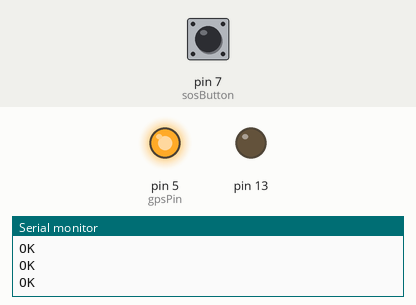
This sketch was run on a simulated Arduino Nano, built with avr-gcc and run on an emulated ATmega328P. Parts: output pins drawn as LEDs (lit = HIGH), the last lines printed to the serial monitor. Inputs (shaded band) come from the test bench; at power-on: pin 7 (sosButton) HIGH. The modem accepts every AT command (registered, SIM ready, sends succeed) and sends nothing else.

Above: at 28.6 s.
At 38.3 s:
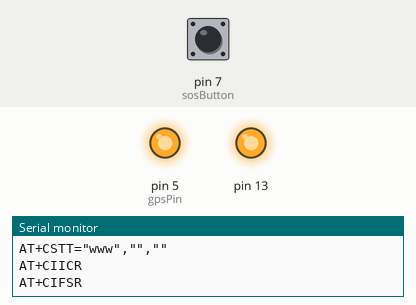
Timing chart, 0 to 51.5 s (numbered marks = the images above):
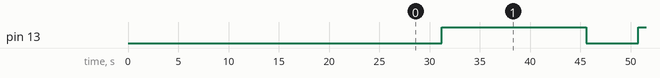

The sketch:

gpsTracker_Arduino_working_prototype_Working.ino
```cpp
//using simcom SIM808 module for GSM and GPS
//using Atmega328p microcontroller. Tested with Arduino nano.
#include "gsmMqtt.h" //mqtt client library
#include <SoftwareSerial.h>
//#include<stdio.h>
//#include<string.h>
#define DEBUG true
#define sosButton 7
#define gpsPin 5
SoftwareSerial mySerial(2, 3); //Sim808 UART connected to software serial pins 2,3. Tx to Rx and Rx to Tx.
/*------------- USER INPUT --------------------------------*/
char* deviceName = "flipGps1";//use a unique client name for your device
char* mqttBroker = "52.xxx.xxx.160"; // mqtt broker ip or URL
char* mqttPort = "1883"; //mqtt broker port
char* mqttTopic = "flip/gsm/gps";//topic to which you want to publish
String sosNum = "ATD9xxxxxxxx9;";
/*---------------------------------------------------------*/
char type[32], no1[32], no2[32], date[32], lat[32], lon[32];

String mySerialStr = "";
//char Message[300];
int index = 0;
byte data1;
char atCommand[50];
byte mqttMessage[127];
int mqttMessageLength = 0;


//bolean flags
boolean gprsReady = false;
boolean mqttSent = false;

void setup()
{
  pinMode(sosButton, INPUT);
  pinMode(gpsPin, OUTPUT);
  digitalWrite(sosButton, HIGH);
  digitalWrite(gpsPin, LOW);
  delay(5000);
  digitalWrite(gpsPin, HIGH);
  pinMode(13, OUTPUT);
  digitalWrite(13, LOW);
  Serial.begin(9600);
  mySerial.begin(9600);
  Serial.print("GPS/GSM/GPRS Initializing");
  for (int i = 0; i < 10; i++) //wait for 10 seconds so GSM is completely initialized
  {
    Serial.print(".");
    delay(10);
  }
  Serial.println("");
  call();//do a simple call to get AGPS fix.
  delay(20000);
  hangup();
  Serial.println("");
  Serial.println("Ready!");
}

void loop()
{
  sos();//make a call if button pressed.
  getgps();//Get GPS data
  String x = sendData( "AT+CGNSINF", 1000, DEBUG);
  //+CGNSINF: 1,1,20161122182451.000,13.01xxxx,77.6xxxxx,919.200,0.15,10.5,1,,0.9,2.0,1.8,,12,9,,,47,,
  char* buf = x.c_str();
  strcpy(type, strtok(buf , ":"));
  strcpy(no1, strtok(NULL, ","));
  strcpy(no2 , strtok(NULL, ","));
  strcpy(date , strtok(NULL, ","));
  strcpy(lat, strtok(NULL, ","));
  strcpy(lon, strtok(NULL, ","));

  Serial.print("Date/Time: "); Serial.println(date);
  Serial.print("Latitude : "); Serial.println(lat);
  Serial.print("Longitude: "); Serial.println(lon);
  Serial.println("");
  sendGprsData();
}


void getgps(void)
{
  sendData( "AT+CGNSPWR=1", 1000, DEBUG);//power ON GPS/GNS module
  String x = sendData( "AT+CGNSSTATUS?", 1000, DEBUG);//Check Status
  //wait till 3D or 2D fix is obtained.
  if (x != "Location 3D Fix")
  {
    String x = sendData( "AT+CGPSSTATUS?", 1000, DEBUG);
    Serial.println(x);
  }
  sendData( "AT+CGNSSEQ=RMC", 1000, DEBUG);//read GPRMC data
}


String sendData(String command, const int timeout, boolean debug)
{
  String response = "";
  mySerial.println(command);
  long int time = millis();
  while ( (time + timeout) > millis())
  {

    while (mySerial.available())
    {
      char c = mySerial.read();

      response += c;
    }
  }
  if (debug)
  {
    Serial.print(response);
  }
  return response;
}

void sendGprsData()
{
  digitalWrite(13, HIGH);
  Serial.println("Checking if GPRS is READy?");
  mySerial.println("AT");
  delay(1000);
  gprsReady = isGPRSReady();
  if (gprsReady == false)
  {
    Serial.println("GPRS Not Ready");
  }
  if (gprsReady == true)
  {
    Serial.println("GPRS READY!");
    String json = buildJson();
    char jsonStr[300];
    json.toCharArray(jsonStr, 300);
    Serial.println(json);
    //*arguments in function are:
    //clientID, IP, Port, Topic, Message
    sendMQTTMessage(deviceName, mqttBroker, mqttPort, mqttTopic, jsonStr);
  }
  //delay (1000);// delay between two mqtt publish
  digitalWrite(13, LOW);
}
boolean isGPRSReady()
{
  mySerial.println("AT");
  mySerial.println("AT");
  mySerial.println("AT+CGATT?");
  index = 0;
  while (mySerial.available())
  {
    data1 = (char)mySerial.read();
    Serial.write(data1);
    mySerialStr[index++] = data1;
  }
  Serial.println("Check OK");
  Serial.print("gprs str = ");
  Serial.println(data1);
  if (data1 > -1)
  {
    Serial.println("GPRS OK");
    return true;
  }
  else
  {
    Serial.println("GPRS NOT OK");
    return false;
  }
}

void sendMQTTMessage(char* clientId, char* brokerUrl, char* brokerPort, char* topic, char* message)
{
  mySerial.println("AT"); // Sends AT command to wake up cell phone
  Serial.println("send AT to wake up mySerial");
  delay(1000); // Wait a second
  // digitalWrite(13, HIGH);
  mySerial.println("AT+CSTT=\"www\",\"\",\"\""); // Puts phone into mySerial mode
  Serial.println("AT+CSTT=\"www\",\"\",\"\"");
  delay(2000); // Wait a second
  mySerial.println("AT+CIICR");
  Serial.println("AT+CIICR");
  delay(2000);
  mySerial.println("AT+CIFSR");
  Serial.println("AT+CIFSR");
  delay(1000);
  strcpy(atCommand, "AT+CIPSTART=\"TCP\",\"");
  strcat(atCommand, brokerUrl);
  strcat(atCommand, "\",\"");
  strcat(atCommand, brokerPort);
  strcat(atCommand, "\"");
  mySerial.println(atCommand);
  Serial.println(atCommand);
  // Serial.println("AT+CIPSTART=\"TCP\",\"mqttdashboard.com\",\"1883\"");
  delay(1000);
  mySerial.println("AT+CIPSEND");
  Serial.println("AT+CIPSEND");
  delay(1000);
  mqttMessageLength = 16 + strlen(clientId);
  Serial.println(mqttMessageLength);
  mqtt_connect_message(mqttMessage, clientId);
  for (int j = 0; j < mqttMessageLength; j++)
  {
    mySerial.write(mqttMessage[j]); // Message contents
    //Serial.write(mqttMessage[j]); // Message contents
    //Serial.println("");
  }
  mySerial.write(byte(26)); // (signals end of message)
  Serial.println("Sending message");
  delay(1000);
  mySerial.println("AT+CIPSEND");
  Serial.println("AT+CIPSEND");
  delay(1000);
  mqttMessageLength = 4 + strlen(topic) + strlen(message);
  Serial.println(mqttMessageLength);
  mqtt_publish_message(mqttMessage, topic, message);
  for (int k = 0; k < mqttMessageLength; k++)
  {
    mySerial.write(mqttMessage[k]);
    Serial.write((byte)mqttMessage[k]);
  }
  mySerial.write(byte(26)); // (signals end of message)
  Serial.println("");
  Serial.println("-------------Sent-------------"); // Message contents
  delay(2000);
  //mySerial.println("AT+CIPCLOSE");
  //Serial.println("AT+CIPCLOSE");
  delay(1000);
}

String buildJson() {
  String data = "{";
  data += "\n";
  data += "\"ID\":\"FlipGNS1\",";
  data += "\n";
  data += "\"Date\":\"";
  data += date;
  data += "\",\n";
  data += "\"Latitude\":\"";
  data += lat;
  data += "\",\n";
  data += "\"Longitude\":\"";
  data += lon;
  data += "\"\n";
  data += "}";
  return data;
}

void sos()
{
  int xx = digitalRead(sosButton);
  if (xx == 0)
  {
    Serial.println("SOS Activated");
    call();
    delay(60000);
    hangup();
    Serial.println("SOS Ended");
  }
  xx == 1;
}


void call(void)
{
  sendData( "AT+CSQ", 1000, DEBUG);//check signal quality
  Serial.println("Making a call!");
  mySerial.println("ATD9663984729;"); // xxxxxxxxx is the number you want to dial.
  if (mySerial.available())
    Serial.print((unsigned char)mySerial.read());
}

void hangup(void)
{
  mySerial.println("ATH"); //End the call.
  if (mySerial.available())
    Serial.print((unsigned char)mySerial.read());
}
```

gsmMqtt.cpp
```cpp
#include "gsmMqtt.h"

	void mqtt_connect_message(uint8_t * mqtt_message, char * client_id) {

        uint8_t i = 0;
        uint8_t client_id_length = strlen(client_id);

		mqtt_message[0] = 16;                      // MQTT Message Type CONNECT
		mqtt_message[1] = 14 + client_id_length;   // Remaining length of the message

		mqtt_message[2] = 0;                       // Protocol Name Length MSB
		mqtt_message[3] = 6;                       // Protocol Name Length LSB
		mqtt_message[4] = 77;                      // ASCII Code for M
		mqtt_message[5] = 81;                      // ASCII Code for Q
		mqtt_message[6] = 73;                      // ASCII Code for I
		mqtt_message[7] = 115;                     // ASCII Code for s
		mqtt_message[8] = 100;                     // ASCII Code for d
		mqtt_message[9] = 112;                     // ASCII Code for p
		mqtt_message[10] = 3;                      // MQTT Protocol version = 3
		mqtt_message[11] = 2;                      // conn flags
		mqtt_message[12] = 0;                      // Keep-alive Time Length MSB
		mqtt_message[13] = 15;                     // Keep-alive Time Length LSB


		mqtt_message[14] = 0;                      // Client ID length MSB
		mqtt_message[15] = client_id_length;       // Client ID length LSB

        // Client ID
        for(i = 0; i < client_id_length + 16; i++){
            mqtt_message[16 + i] = client_id[i];
        }

	}

	void mqtt_publish_message(uint8_t * mqtt_message, char * topic, char * message) {

        uint8_t i = 0;
        uint8_t topic_length = strlen(topic);
        uint8_t message_length = strlen(message);

		mqtt_message[0] = 48;                                  // MQTT Message Type CONNECT
		mqtt_message[1] = 2 + topic_length + message_length;   // Remaining length
		mqtt_message[2] = 0;                                   // MQTT Message Type CONNECT
		mqtt_message[3] = topic_length;                        // MQTT Message Type CONNECT

        // Topic
        for(i = 0; i < topic_length; i++){
            mqtt_message[4 + i] = topic[i];
        }

        // Message
        for(i = 0; i < message_length; i++){
            mqtt_message[4 + topic_length + i] = message[i];
        }

	}

	void mqtt_disconnect_message(uint8_t * mqtt_message) {
		mqtt_message[0] = 0xE0; // msgtype = connect
		mqtt_message[1] = 0x00; // length of message (?)
	}
```

gsmMqtt.h
```cpp
#ifndef GSM_MQTT_H_INCLUDED
#define GSM_MQTT_H_INCLUDED

#include <string.h>
#include <stdint.h>

void mqtt_connect_message(uint8_t *, char *);

void mqtt_publish_message(uint8_t *, char *, char *);

void mqtt_disconnect_message(uint8_t *);


#endif // MQTT_H_INCLUDED
```

Measured:
- by itself, pin 13: alternates HIGH for 14.4 s and LOW for 5.2 s
